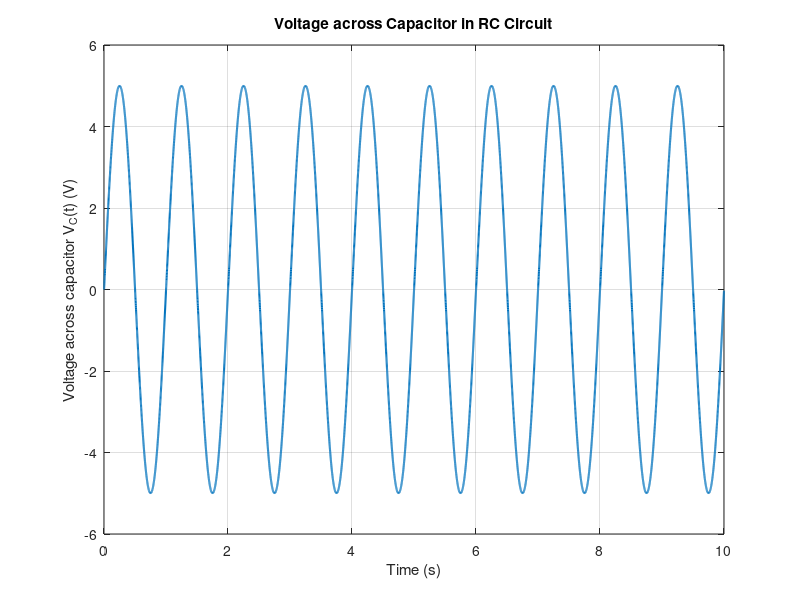

Reproduce this figure in MATLAB.
% Define system parameters
R = 1e3; % Resistance in ohms (1 kOhm)
C = 1e-6; % Capacitance in farads (1 µF)
Vin = @(t) 5 * sin(2 * pi * t); % Input voltage function

% Define the differential equation
dVdt = @(t, Vc) (1/(R*C)) * (Vin(t) - Vc);

% Initial condition
Vc0 = 0;

% Time span for the simulation
time_span = [0 10];

% Solve the differential equation using ode45
[T, Vc] = ode45(dVdt, time_span, Vc0);

% Plot the results
figure;
plot(T, Vc, 'LineWidth', 1.5);
xlabel('Time (s)');
ylabel('Voltage across capacitor V_C(t) (V)');
title('Voltage across Capacitor in RC Circuit');
grid on;